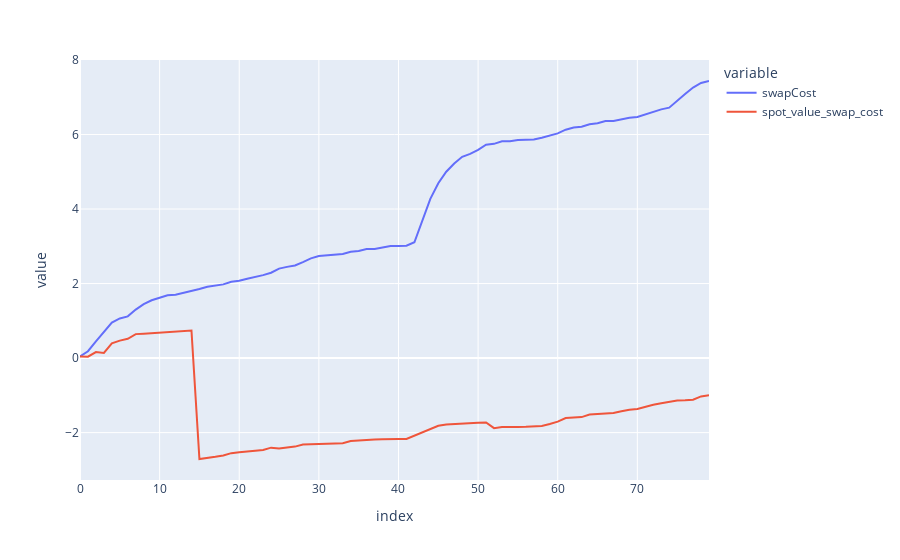

The notebook cell saved with this chart:
### Code cell


### Figure 1 — Plotly figure (JSON) as saved in the notebook; plotly's stock layout.template omitted (floating-point values rounded to 4 significant figures)
{"data": [{"hovertemplate": "variable=swapCost<br>index=%{x}<br>value=%{y}<extra></extra>", "legendgroup": "swapCost", "line": {"color": "#636efa", "dash": "solid"}, "marker": {"symbol": "circle"}, "mode": "lines", "name": "swapCost", "orientation": "v", "showlegend": true, "type": "scatter", "x": [0, 1, 2, 3, 4, 5, 6, 7, 8, 9, 10, 11, 12, 13, 14, 15, 16, 17, 18, 19, 20, 21, 22, 23, 24, 25, 26, 27, 28, 29, 30, 31, 32, 33, 34, 35, 36, 37, 38, 39, 40, 41, 42, 43, 44, 45, 46, 47, 48, 49, 50, 51, 52, 53, 54, 55, 56, 57, 58, 59, 60, 61, 62, 63, 64, 65, 66, 67, 68, 69, 70, 71, 72, 73, 74, 75, 76, 77, 78, 79], "xaxis": "x", "y": [0.04537, 0.183, 0.4495, 0.6957, 0.9513, 1.064, 1.119, 1.302, 1.445, 1.55, 1.625, 1.684, 1.701, 1.749, 1.788, 1.852, 1.912, 1.941, 1.977, 2.049, 2.076, 2.129, 2.169, 2.226, 2.29, 2.401, 2.447, 2.485, 2.576, 2.675, 2.74, 2.758, 2.78, 2.796, 2.851, 2.871, 2.926, 2.926, 2.967, 3.009, 3.009, 3.014, 3.108, 3.717, 4.273, 4.69, 5.001, 5.223, 5.401, 5.481, 5.59, 5.727, 5.749, 5.815, 5.818, 5.851, 5.86, 5.864, 5.915, 5.966, 6.03, 6.129, 6.185, 6.208, 6.275, 6.299, 6.362, 6.363, 6.411, 6.451, 6.468, 6.539, 6.617, 6.673, 6.719, 6.913, 7.084, 7.258, 7.382, 7.435], "yaxis": "y"}, {"hovertemplate": "variable=spot_value_swap_cost<br>index=%{x}<br>value=%{y}<extra></extra>", "legendgroup": "spot_value_swap_cost", "line": {"color": "#EF553B", "dash": "solid"}, "marker": {"symbol": "circle"}, "mode": "lines", "name": "spot_value_swap_cost", "orientation": "v", "showlegend": true, "type": "scatter", "x": [0, 1, 2, 3, 4, 5, 6, 7, 8, 9, 10, 11, 12, 13, 14, 15, 16, 17, 18, 19, 20, 21, 22, 23, 24, 25, 26, 27, 28, 29, 30, 31, 32, 33, 34, 35, 36, 37, 38, 39, 40, 41, 42, 43, 44, 45, 46, 47, 48, 49, 50, 51, 52, 53, 54, 55, 56, 57, 58, 59, 60, 61, 62, 63, 64, 65, 66, 67, 68, 69, 70, 71, 72, 73, 74, 75, 76, 77, 78, 79], "xaxis": "x", "y": [0.04526, 0.03759, 0.1616, 0.1378, 0.3934, 0.4683, 0.5173, 0.6427, 0.6535, 0.6649, 0.6778, 0.7038, 0.7136, 0.7294, 0.7403, -2.708, -2.669, -2.649, -2.613, -2.552, -2.526, -2.505, -2.485, -2.467, -2.404, -2.426, -2.399, -2.376, -2.323, -2.317, -2.298, -2.291, -2.286, -2.283, -2.228, -2.208, -2.185, -2.185, -2.179, -2.167, -2.174, -2.172, -2.078, -1.987, -1.896, -1.818, -1.781, -1.766, -1.749, -1.744, -1.733, -1.727, -1.881, -1.852, -1.857, -1.847, -1.842, -1.84, -1.821, -1.77, -1.706, -1.607, -1.595, -1.584, -1.517, -1.503, -1.475, -1.474, -1.426, -1.386, -1.369, -1.306, -1.252, -1.213, -1.167, -1.139, -1.132, -1.117, -1.029, -0.9976], "yaxis": "y"}], "layout": {"legend": {"title": {"text": "variable"}, "tracegroupgap": 0}, "margin": {"t": 60}, "xaxis": {"anchor": "y", "domain": [0, 1], "title": {"text": "index"}}, "yaxis": {"anchor": "x", "domain": [0, 1], "title": {"text": "value"}}}}
